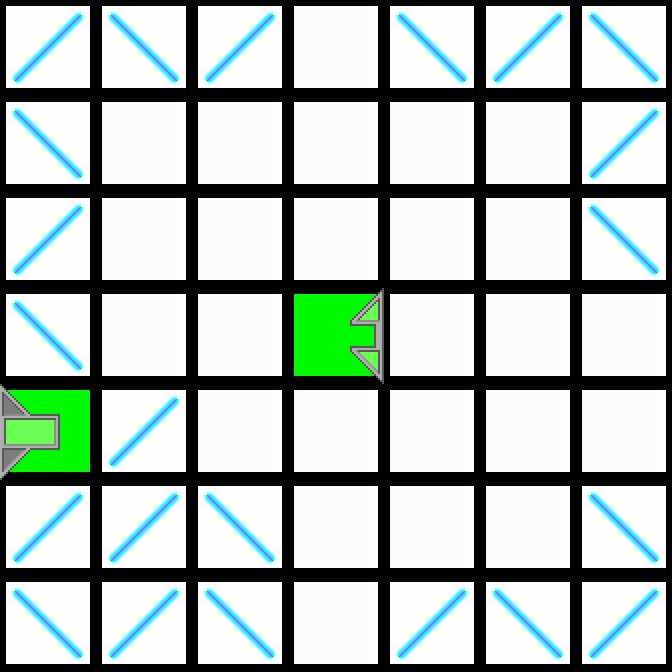

Rendered tile map (Tiled .tmx) drawn with the repository's tilesets; below, a short description and the full map source, tile grids included:
An orthogonal 7x7 tile map with 96x96 px tiles, 2 tile layers (Colors, Tiles).

<map version="1.0" orientation="orthogonal" renderorder="right-down" width="7" height="7" tilewidth="96" tileheight="96">
 <properties>
  <property name="AvailableTiles" value="2" />
 </properties>
 <tileset firstgid="1" source="../tiles.tsx" />
 <layer name="Colors" width="7" height="7">
  <data encoding="csv">
87,87,87,87,87,87,87,
87,87,87,87,87,87,87,
87,87,87,87,87,87,87,
87,87,87,82,87,87,87,
82,87,87,87,87,87,87,
87,87,87,87,87,87,87,
87,87,87,87,87,87,87
</data>
 </layer>
 <layer name="Tiles" width="7" height="7">
  <data encoding="csv">
2,3,2,1,3,2,3,
3,1,1,1,1,1,2,
2,1,1,1,1,1,3,
3,1,1,12,1,1,1,
6,2,1,1,1,1,1,
2,2,3,1,1,1,3,
3,2,3,1,2,3,2
</data>
 </layer>
</map>
